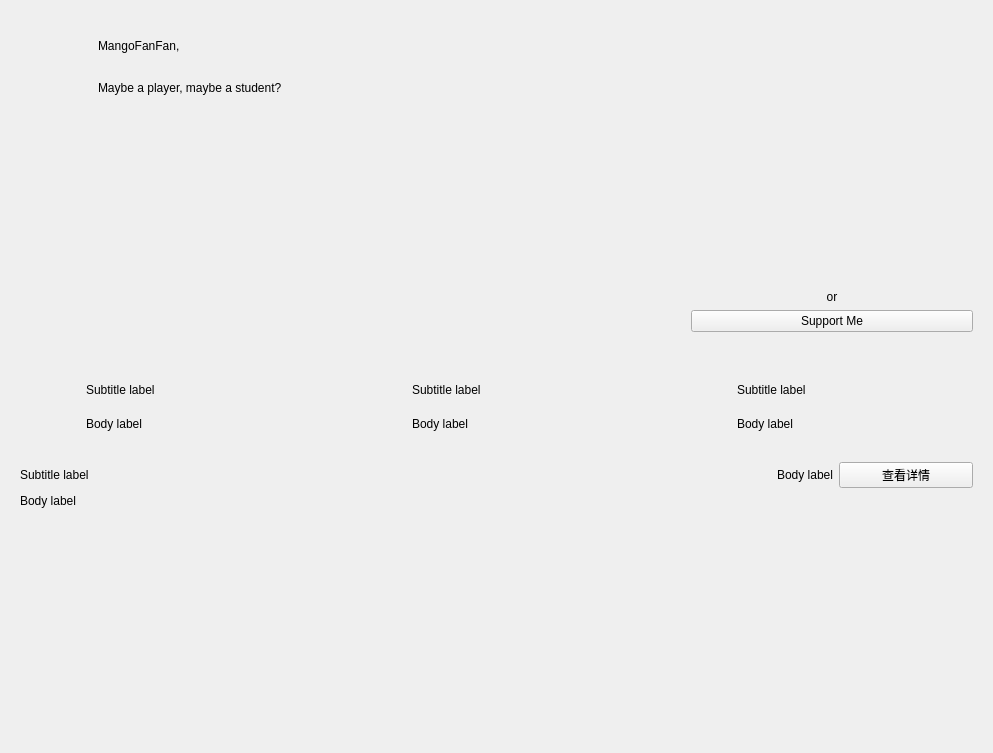
<?xml version="1.0" encoding="UTF-8"?>
<ui version="4.0">
 <class>Form</class>
 <widget class="QWidget" name="Form">
  <property name="geometry">
   <rect>
    <x>0</x>
    <y>0</y>
    <width>993</width>
    <height>753</height>
   </rect>
  </property>
  <property name="windowTitle">
   <string>Form</string>
  </property>
  <layout class="QVBoxLayout" name="verticalLayout_2">
   <item>
    <layout class="QGridLayout" name="gridLayout_2">
     <item row="0" column="0">
      <widget class="SimpleCardWidget" name="SimpleCardWidget_2">
       <property name="minimumSize">
        <size>
         <width>0</width>
         <height>96</height>
        </size>
       </property>
       <property name="maximumSize">
        <size>
         <width>16777215</width>
         <height>96</height>
        </size>
       </property>
       <layout class="QGridLayout" name="gridLayout" rowstretch="5,2">
        <item row="0" column="0" rowspan="2">
         <widget class="AvatarWidget" name="AvatarWidget">
          <property name="minimumSize">
           <size>
            <width>72</width>
            <height>72</height>
           </size>
          </property>
          <property name="maximumSize">
           <size>
            <width>72</width>
            <height>72</height>
           </size>
          </property>
         </widget>
        </item>
        <item row="0" column="1">
         <widget class="TitleLabel" name="TitleLabel">
          <property name="text">
           <string>MangoFanFan,</string>
          </property>
         </widget>
        </item>
        <item row="1" column="1">
         <widget class="SubtitleLabel" name="SubtitleLabel">
          <property name="text">
           <string>Maybe a player, maybe a student?</string>
          </property>
         </widget>
        </item>
       </layout>
      </widget>
     </item>
     <item row="1" column="0">
      <widget class="HeaderCardWidget" name="HeaderCardWidget"/>
     </item>
     <item row="0" column="1" rowspan="2">
      <widget class="SimpleCardWidget" name="SimpleCardWidget">
       <property name="minimumSize">
        <size>
         <width>300</width>
         <height>350</height>
        </size>
       </property>
       <property name="maximumSize">
        <size>
         <width>300</width>
         <height>350</height>
        </size>
       </property>
       <layout class="QVBoxLayout" name="verticalLayout">
        <item>
         <spacer name="verticalSpacer_4">
          <property name="orientation">
           <enum>Qt::Vertical</enum>
          </property>
          <property name="sizeHint" stdset="0">
           <size>
            <width>20</width>
            <height>40</height>
           </size>
          </property>
         </spacer>
        </item>
        <item alignment="Qt::AlignHCenter">
         <widget class="ImageLabel" name="ImageLabel">
          <property name="minimumSize">
           <size>
            <width>200</width>
            <height>200</height>
           </size>
          </property>
          <property name="maximumSize">
           <size>
            <width>200</width>
            <height>200</height>
           </size>
          </property>
         </widget>
        </item>
        <item>
         <spacer name="verticalSpacer">
          <property name="orientation">
           <enum>Qt::Vertical</enum>
          </property>
          <property name="sizeHint" stdset="0">
           <size>
            <width>20</width>
            <height>40</height>
           </size>
          </property>
         </spacer>
        </item>
        <item>
         <widget class="HorizontalSeparator" name="HorizontalSeparator"/>
        </item>
        <item>
         <spacer name="verticalSpacer_2">
          <property name="orientation">
           <enum>Qt::Vertical</enum>
          </property>
          <property name="sizeHint" stdset="0">
           <size>
            <width>20</width>
            <height>40</height>
           </size>
          </property>
         </spacer>
        </item>
        <item>
         <widget class="BodyLabel" name="BodyLabel">
          <property name="text">
           <string>or</string>
          </property>
          <property name="alignment">
           <set>Qt::AlignCenter</set>
          </property>
         </widget>
        </item>
        <item>
         <widget class="HyperlinkButton" name="HyperlinkButton">
          <property name="text">
           <string>Support Me</string>
          </property>
         </widget>
        </item>
        <item>
         <spacer name="verticalSpacer_3">
          <property name="orientation">
           <enum>Qt::Vertical</enum>
          </property>
          <property name="sizeHint" stdset="0">
           <size>
            <width>20</width>
            <height>40</height>
           </size>
          </property>
         </spacer>
        </item>
       </layout>
      </widget>
     </item>
    </layout>
   </item>
   <item>
    <layout class="QHBoxLayout" name="horizontalLayout">
     <item>
      <widget class="CardWidget" name="CardWidget">
       <property name="minimumSize">
        <size>
         <width>0</width>
         <height>80</height>
        </size>
       </property>
       <property name="maximumSize">
        <size>
         <width>16777215</width>
         <height>80</height>
        </size>
       </property>
       <layout class="QGridLayout" name="gridLayout_3" rowstretch="0,0">
        <item row="0" column="0" rowspan="2">
         <widget class="ImageLabel" name="ImageLabel_Python">
          <property name="minimumSize">
           <size>
            <width>60</width>
            <height>60</height>
           </size>
          </property>
          <property name="maximumSize">
           <size>
            <width>60</width>
            <height>60</height>
           </size>
          </property>
         </widget>
        </item>
        <item row="0" column="1">
         <widget class="SubtitleLabel" name="SubtitleLabel_Python">
          <property name="text">
           <string>Subtitle label</string>
          </property>
         </widget>
        </item>
        <item row="1" column="1">
         <widget class="BodyLabel" name="BodyLabel_Python">
          <property name="text">
           <string>Body label</string>
          </property>
         </widget>
        </item>
       </layout>
      </widget>
     </item>
     <item>
      <widget class="CardWidget" name="CardWidget_2">
       <property name="minimumSize">
        <size>
         <width>0</width>
         <height>80</height>
        </size>
       </property>
       <property name="maximumSize">
        <size>
         <width>16777215</width>
         <height>80</height>
        </size>
       </property>
       <layout class="QGridLayout" name="gridLayout_4">
        <item row="0" column="0" rowspan="2">
         <widget class="ImageLabel" name="ImageLabel_PySide">
          <property name="minimumSize">
           <size>
            <width>60</width>
            <height>60</height>
           </size>
          </property>
          <property name="maximumSize">
           <size>
            <width>60</width>
            <height>60</height>
           </size>
          </property>
         </widget>
        </item>
        <item row="0" column="1">
         <widget class="SubtitleLabel" name="SubtitleLabel_PySide">
          <property name="text">
           <string>Subtitle label</string>
          </property>
         </widget>
        </item>
        <item row="1" column="1">
         <widget class="BodyLabel" name="BodyLabel_PySide">
          <property name="text">
           <string>Body label</string>
          </property>
         </widget>
        </item>
       </layout>
      </widget>
     </item>
     <item>
      <widget class="CardWidget" name="CardWidget_3">
       <property name="minimumSize">
        <size>
         <width>0</width>
         <height>80</height>
        </size>
       </property>
       <property name="maximumSize">
        <size>
         <width>16777215</width>
         <height>80</height>
        </size>
       </property>
       <layout class="QGridLayout" name="gridLayout_5">
        <item row="0" column="0" rowspan="2">
         <widget class="ImageLabel" name="ImageLabel_QFluentWidget">
          <property name="minimumSize">
           <size>
            <width>60</width>
            <height>60</height>
           </size>
          </property>
          <property name="maximumSize">
           <size>
            <width>60</width>
            <height>60</height>
           </size>
          </property>
         </widget>
        </item>
        <item row="0" column="1">
         <widget class="SubtitleLabel" name="SubtitleLabel_QFluentWidget">
          <property name="text">
           <string>Subtitle label</string>
          </property>
         </widget>
        </item>
        <item row="1" column="1">
         <widget class="BodyLabel" name="BodyLabel_QFluentWidget">
          <property name="text">
           <string>Body label</string>
          </property>
         </widget>
        </item>
       </layout>
      </widget>
     </item>
    </layout>
   </item>
   <item>
    <widget class="SimpleCardWidget" name="SimpleCardWidget_3">
     <property name="minimumSize">
      <size>
       <width>0</width>
       <height>0</height>
      </size>
     </property>
     <layout class="QGridLayout" name="gridLayout_6" columnstretch="3,3,1" columnminimumwidth="0,0,0">
      <item row="0" column="1">
       <widget class="BodyLabel" name="BodyLabel_NewsTime">
        <property name="layoutDirection">
         <enum>Qt::LeftToRight</enum>
        </property>
        <property name="text">
         <string>Body label</string>
        </property>
        <property name="alignment">
         <set>Qt::AlignRight|Qt::AlignTrailing|Qt::AlignVCenter</set>
        </property>
       </widget>
      </item>
      <item row="0" column="0">
       <widget class="SubtitleLabel" name="SubtitleLabel_News">
        <property name="text">
         <string>Subtitle label</string>
        </property>
       </widget>
      </item>
      <item row="0" column="2">
       <widget class="PrimaryPushButton" name="PrimaryPushButton">
        <property name="text">
         <string>查看详情</string>
        </property>
       </widget>
      </item>
      <item row="1" column="0" colspan="3">
       <widget class="BodyLabel" name="BodyLabel_News">
        <property name="text">
         <string>Body label</string>
        </property>
       </widget>
      </item>
     </layout>
    </widget>
   </item>
   <item>
    <spacer name="verticalSpacer_5">
     <property name="orientation">
      <enum>Qt::Vertical</enum>
     </property>
     <property name="sizeHint" stdset="0">
      <size>
       <width>20</width>
       <height>280</height>
      </size>
     </property>
    </spacer>
   </item>
  </layout>
 </widget>
 <customwidgets>
  <customwidget>
   <class>HyperlinkButton</class>
   <extends>PushButton</extends>
   <header>qfluentwidgets</header>
  </customwidget>
  <customwidget>
   <class>PushButton</class>
   <extends>QPushButton</extends>
   <header>qfluentwidgets</header>
  </customwidget>
  <customwidget>
   <class>PrimaryPushButton</class>
   <extends>PushButton</extends>
   <header>qfluentwidgets</header>
  </customwidget>
  <customwidget>
   <class>HorizontalSeparator</class>
   <extends>QWidget</extends>
   <header>qfluentwidgets</header>
  </customwidget>
  <customwidget>
   <class>CardWidget</class>
   <extends>QFrame</extends>
   <header>qfluentwidgets</header>
   <container>1</container>
  </customwidget>
  <customwidget>
   <class>SimpleCardWidget</class>
   <extends>CardWidget</extends>
   <header>qfluentwidgets</header>
   <container>1</container>
  </customwidget>
  <customwidget>
   <class>HeaderCardWidget</class>
   <extends>SimpleCardWidget</extends>
   <header>qfluentwidgets</header>
   <container>1</container>
  </customwidget>
  <customwidget>
   <class>BodyLabel</class>
   <extends>QLabel</extends>
   <header>qfluentwidgets</header>
  </customwidget>
  <customwidget>
   <class>SubtitleLabel</class>
   <extends>QLabel</extends>
   <header>qfluentwidgets</header>
  </customwidget>
  <customwidget>
   <class>TitleLabel</class>
   <extends>QLabel</extends>
   <header>qfluentwidgets</header>
  </customwidget>
  <customwidget>
   <class>ImageLabel</class>
   <extends>QLabel</extends>
   <header>qfluentwidgets</header>
  </customwidget>
  <customwidget>
   <class>AvatarWidget</class>
   <extends>ImageLabel</extends>
   <header>qfluentwidgets</header>
  </customwidget>
 </customwidgets>
 <resources/>
 <connections/>
</ui>
